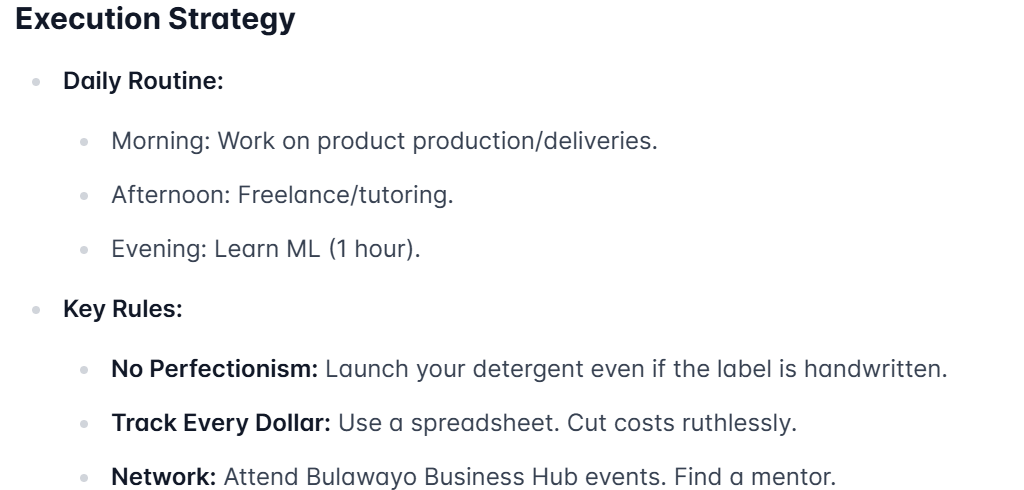
#> input picture check.png, 1024 x 490 px; its folder holds only this picture in this run
$ python -i autoscribe.py   (imports and definitions only)
#> lines starting #> are read from the running program, lines starting #| are printed output that depends on the picture; after the words box and inside, x2 and y2 are one past the last pixel; in counts of white or black regions, pixels touching at a corner belong together
## STEP 1: BUILDING THE OCR PIPELINE


# Import libraries
import pytesseract
from PIL import Image
import cv2
import os

# Set tesseract path
pytesseract.pytesseract.tesseract_cmd = r'C:\Program Files\Tesseract-OCR\tesseract.exe'


# Load and preprocess the image
def preprocess_image(image_path):

    # Load the image
#> called with image_path = 'check.png'
    image = cv2.imread(image_path)
#> image is the input picture: shape (490, 1024, 3); mean B, G, R 247.1, 246.5, 246.1

    # Check if the image was loaded successfully
    if image is None:
        raise FileNotFoundError(f"Could not load image at {image_path}. Check the file path and integrity.")

    # Convert to grayscale
    gray = cv2.cvtColor(image, cv2.COLOR_BGR2GRAY)

    # Apply Gaussian blur to reduce noise
    blurred = cv2.GaussianBlur(gray, (5, 5), 0)
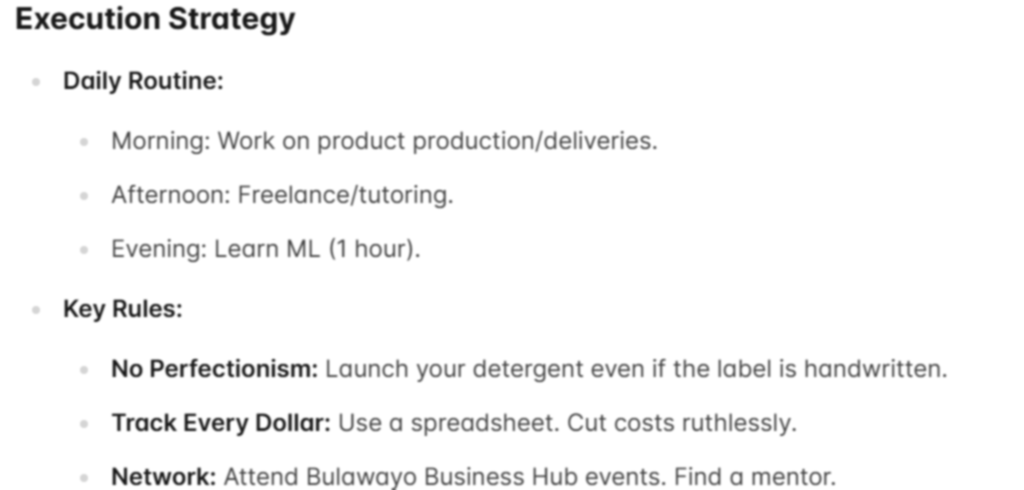
#> blurred: shape (490, 1024); min 24, max 255, mean 246.4

    # Apply adaptive thresholding
    binary = cv2.adaptiveThreshold(blurred, 255, cv2.ADAPTIVE_THRESH_GAUSSIAN_C, cv2.THRESH_BINARY, 11, 2)
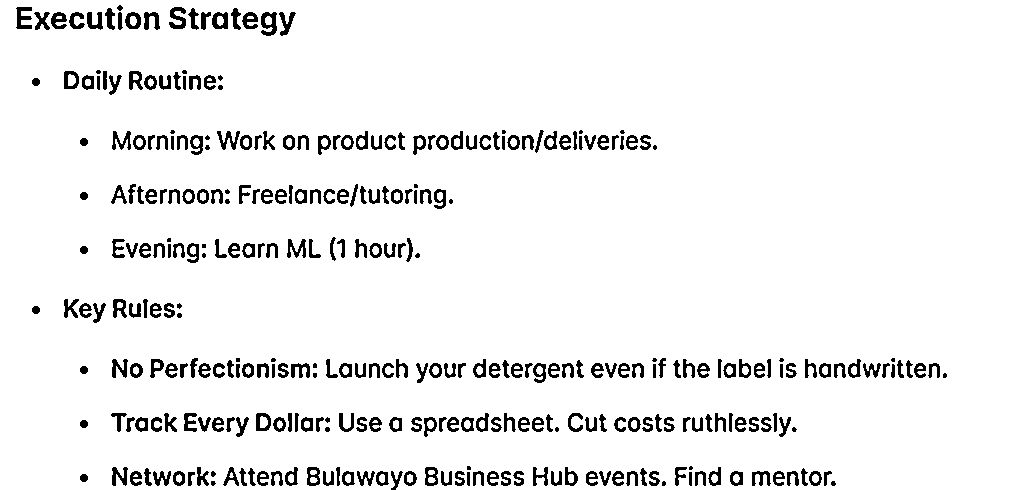
#> binary: shape (490, 1024); 94% white; 333 black regions (31 under 20 px), largest, box (x1, y1, x2, y2) and area: (261, 12, 277, 36) 242, (169, 7, 186, 29) 223, (16, 7, 32, 29) 219
    return binary


# Extracting text using tesseract
# Adding a function to extract text from the preprocessed image
def extract_text(image_path):
    # Preprocess the image
    processed_image = preprocess_image(image_path)

    # Use Tesseract to extract text
    text = pytesseract.image_to_string(processed_image)

    return text


def process_folder(folder_path):
    # Create a folder to save extracted text
    output_folder = os.path.join(folder_path, "extracted_text")
    os.makedirs(output_folder, exist_ok=True)

    # Loop through all files in the folder
    for filename in os.listdir(folder_path):
        # Check if the file is an image
        if filename.lower().endswith((".png", ".jpg", ".jpeg", ".bmp", ".tiff")):
            # Full path to the image
            image_path = os.path.join(folder_path, filename)

            # Extract text from the image
            extracted_text = extract_text(image_path)

            # Save the extracted text to a file
            output_file = os.path.join(output_folder, f"{os.path.splitext(filename)[0]}.txt")
            with open(output_file, "w") as file:
                file.write(extracted_text)

            print(f"Extracted text from {filename} and saved to {output_file}")


# Testing the OCR pipeline
# [6 lines not run here, left out]

>>> result = preprocess_image('check.png')
